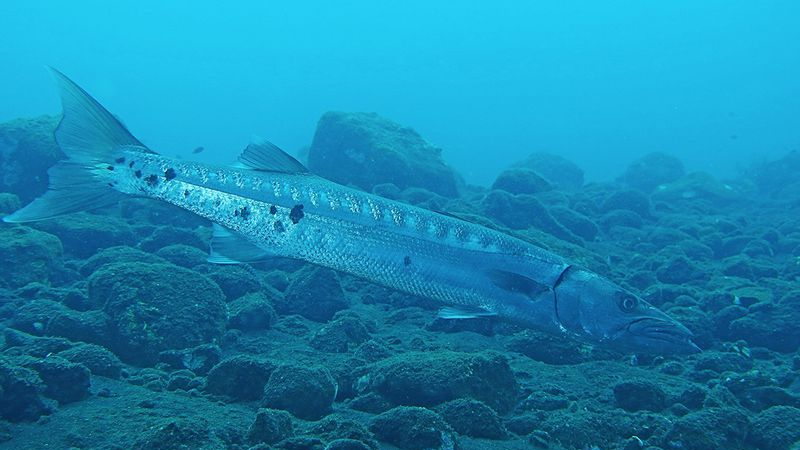
#> input picture Underwater Image/Biru/100_img_.png, 800 x 450 px
$ python -i fast_underwater_enhancer.py   (imports and definitions only)
#> lines starting #> are read from the running program, lines starting #| are printed output that depends on the picture
#> further down, picture is the input picture: shape (450, 800, 3); mean B, G, R 175.4, 134.8, 22.9
"""
FastUnderwaterEnhancer
======================
Implementasi algoritma dari paper:
  "Fast Underwater Image Enhancement for Real-Time Applications"

Pipeline terdiri dari 3 fase berurutan:
  1. Color Enhancement    CLAHE per-channel (B, G, R)
  2. Dehazing & Contrast  CLAHE pada saluran Luminance (YCbCr)
  3. White Balancing      Histogram Stretching (persentil 2-98)

Dependencies: opencv-python, numpy
"""

import cv2
import numpy as np


class FastUnderwaterEnhancer:
    """
    Enhancer citra bawah air berbasis tiga fase pemrosesan.

    """

    def __init__(
        self,
        clip_limit: float = 1.0,
        tile_grid: tuple[int, int] = (8, 8),
        low_pct: float = 2.0,
        high_pct: float = 98.0,
    ) -> None:
        self._clahe = cv2.createCLAHE(
            clipLimit=clip_limit,
            tileGridSize=tile_grid,
        )
        self._low_pct = low_pct
        self._high_pct = high_pct

    # Fase 1 - Color Enhancement
    def _color_enhancement(self, bgr: np.ndarray) -> np.ndarray:
        """
        Terapkan CLAHE secara independen pada setiap saluran warna BGR.

        """
        b, g, r = cv2.split(bgr)

        b_eq = self._clahe.apply(b)
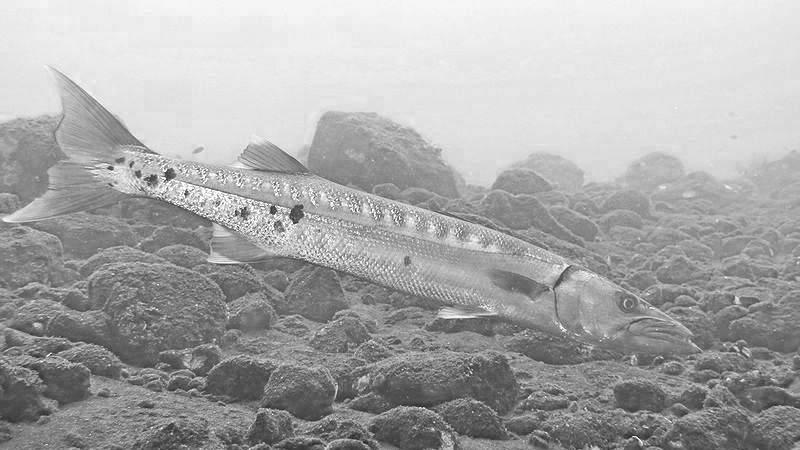
#> b_eq: shape (450, 800); min 41, max 255, mean 168.6
        g_eq = self._clahe.apply(g)
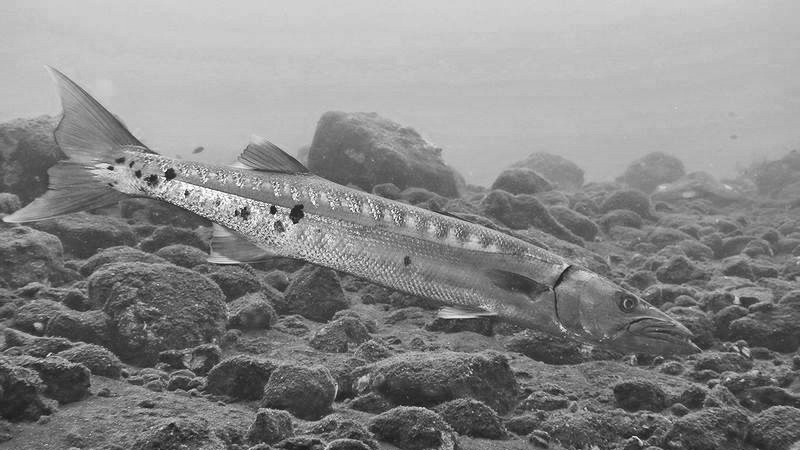
#> g_eq: shape (450, 800); min 23, max 255, mean 136
        r_eq = self._clahe.apply(r)
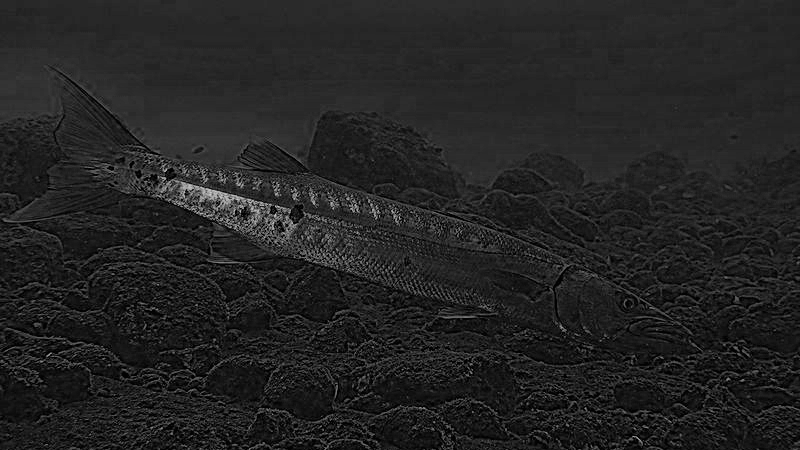
#> r_eq: shape (450, 800); min 1, max 205, mean 35.2

        return cv2.merge((b_eq, g_eq, r_eq))

    # Fase 2 - Dehazing & Contrast
    def _dehazing_contrast(self, bgr: np.ndarray) -> np.ndarray:
        """
        Perkuat kontras luminance di ruang warna YCbCr.

        """
        ycbcr = cv2.cvtColor(bgr, cv2.COLOR_BGR2YCrCb)
#> ycbcr: shape (450, 800, 3); mean of channels 0, 1, 2 109.6, 75, 161.3
        y, cr, cb = cv2.split(ycbcr)
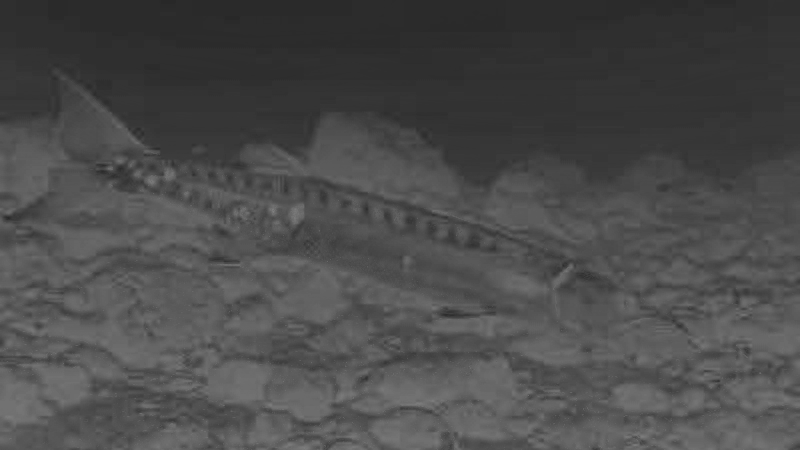
#> cr: shape (450, 800); min 40, max 128, mean 75
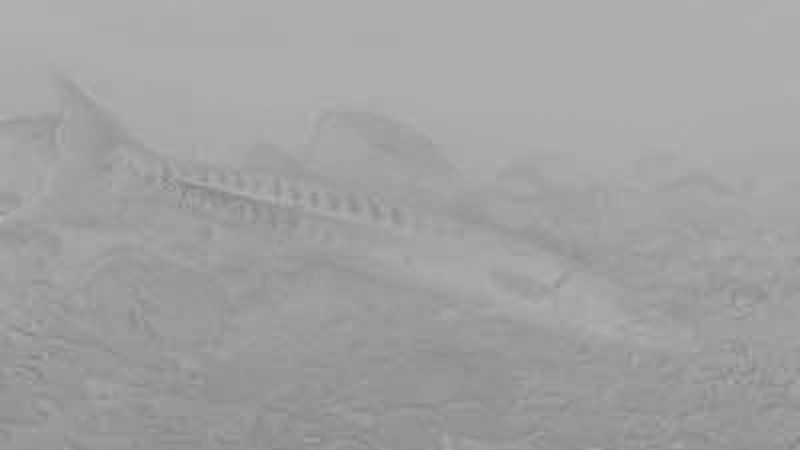
#> cb: shape (450, 800); min 125, max 183, mean 161.3

        y_eq = self._clahe.apply(y)
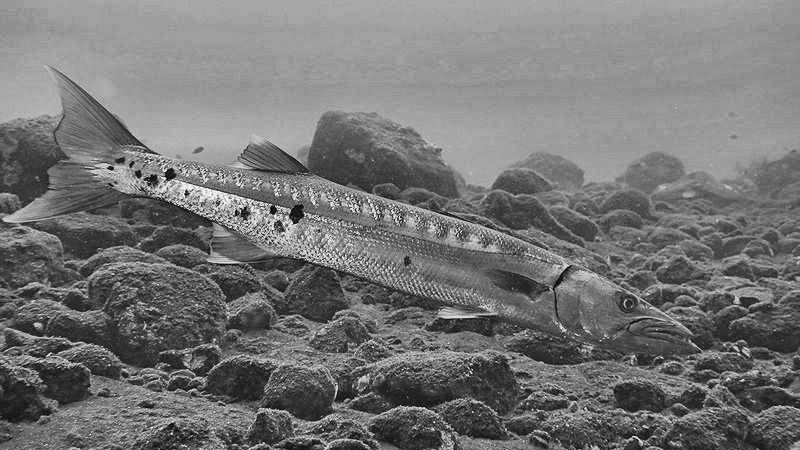
#> y_eq: shape (450, 800); min 9, max 250, mean 116.8

        ycbcr_eq = cv2.merge((y_eq, cr, cb))
#> ycbcr_eq: shape (450, 800, 3); mean of channels 0, 1, 2 116.8, 75, 161.3
        return cv2.cvtColor(ycbcr_eq, cv2.COLOR_YCrCb2BGR)
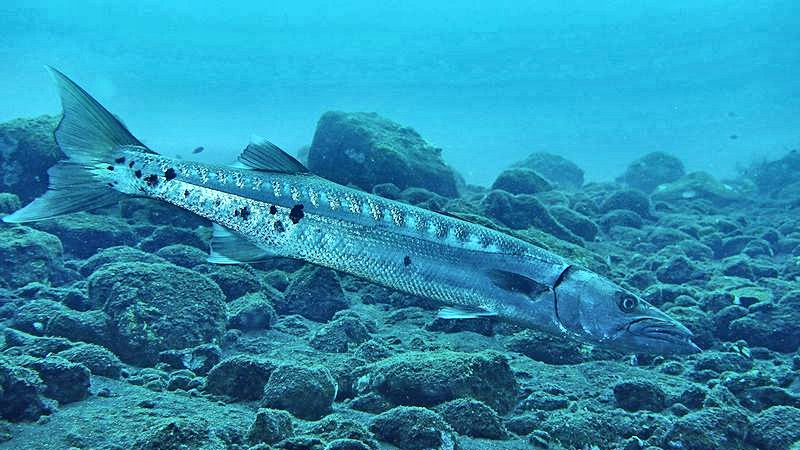
#> returned value: shape (450, 800, 3); mean B, G, R 175.9, 143.1, 42.6

    # Fase 3 - White Balancing
    def _white_balancing(self, bgr: np.ndarray) -> np.ndarray:
        """
        Histogram stretching berbasis persentil untuk white balancing.

        """
        img_f = bgr.astype(np.float32)

        p_low = np.percentile(img_f, self._low_pct)
#> p_low = 4
        p_high = np.percentile(img_f, self._high_pct)
#> p_high = 244

        # Kliping + normalisasi Min-Max
        img_clipped = np.clip(img_f, p_low, p_high)
        img_stretched = (img_clipped - p_low) / (p_high - p_low + 1e-6) * 255.0

        return img_stretched.astype(np.uint8)

    # Public API
    def enhance(self, image: np.ndarray) -> np.ndarray:
        if image is None or image.ndim != 3 or image.shape[2] != 3:
            raise ValueError(
                "Input harus berupa citra BGR 3-saluran (ndim=3, channels=3)."
            )

        stage1 = self._color_enhancement(image)
        stage2 = self._dehazing_contrast(stage1)
        stage3 = self._white_balancing(stage2)

        return stage3

>>> import cv2
>>> picture = cv2.imread('../Underwater Image/Biru/100_img_.png')
>>> result = FastUnderwaterEnhancer().enhance(picture)

$ run again, on Underwater Image/Biru/107_img_.png
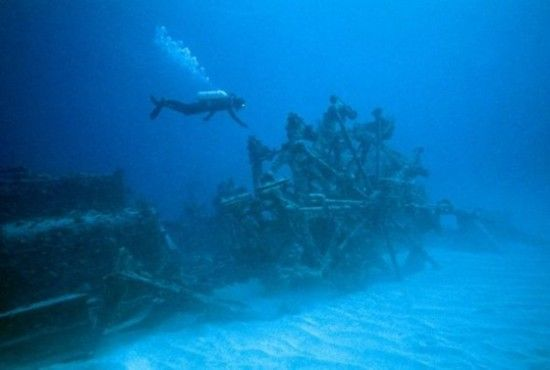
#> input picture Underwater Image/Biru/107_img_.png, 550 x 370 px
#> picture is the input picture: shape (370, 550, 3); mean B, G, R 177.4, 113.9, 4.7
#> ycbcr: shape (370, 550, 3); mean of channels 0, 1, 2 91.8, 69.8, 173
#> in _dehazing_contrast, `y_eq = self._clahe.apply(y)`:
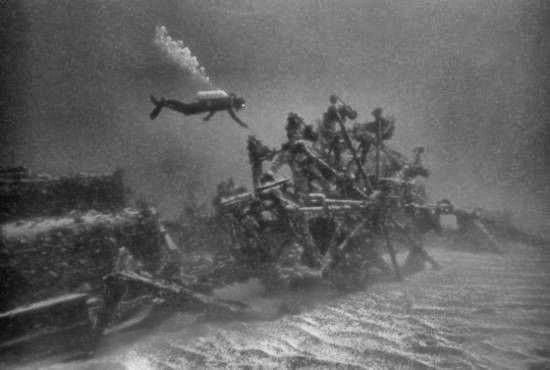
#> y_eq: shape (370, 550); min 8, max 227, mean 99.3
#> ycbcr_eq: shape (370, 550, 3); mean of channels 0, 1, 2 99.3, 69.8, 173
#> in _dehazing_contrast, `return cv2.cvtColor(ycbcr_eq, cv2.COLOR_YCrCb2BGR)`:
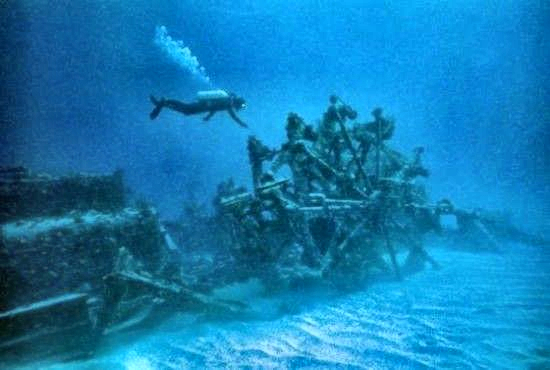
#> returned value: shape (370, 550, 3); mean B, G, R 178.9, 125.4, 17.9
#> p_low = 0
#> p_high = 249

$ run again, on Underwater Image/Biru/10_img_.png
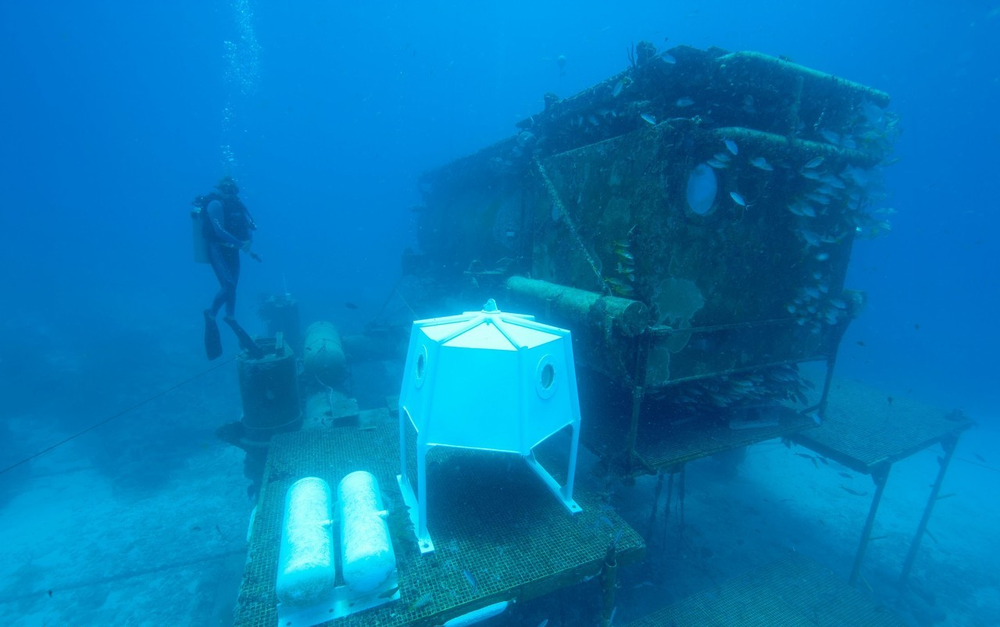
#> input picture Underwater Image/Biru/10_img_.png, 1000 x 627 px, shrunk from 1280 x 803 before the run
#> picture is the input picture: shape (627, 1000, 3); mean B, G, R 181.9, 121.8, 4.2
#> ycbcr: shape (627, 1000, 3); mean of channels 0, 1, 2 94.1, 66.6, 172.7
#> in _dehazing_contrast, `y_eq = self._clahe.apply(y)`:
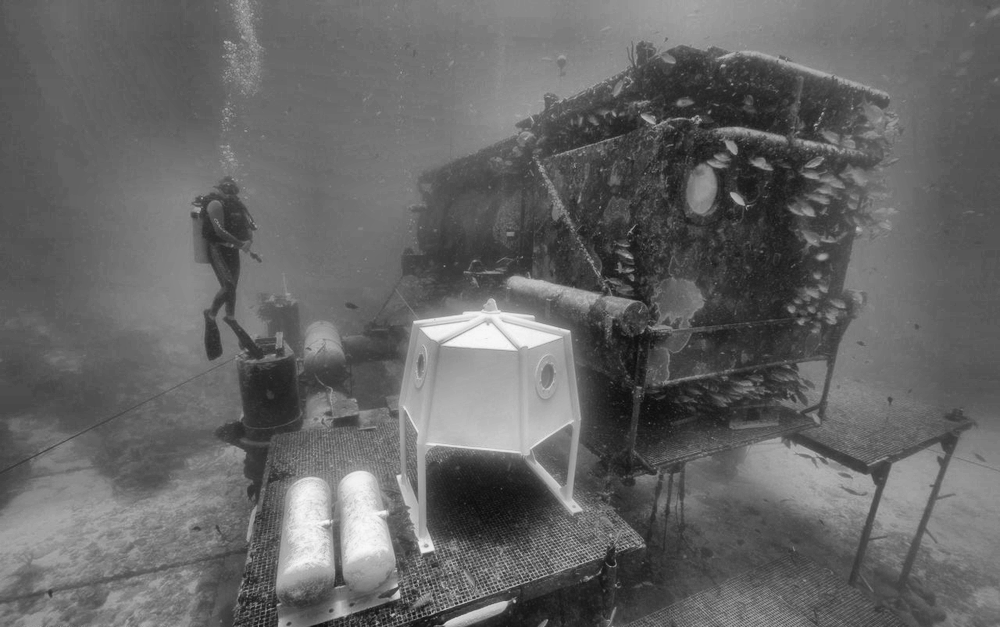
#> y_eq: shape (627, 1000); min 13, max 249, mean 101.5
#> ycbcr_eq: shape (627, 1000, 3); mean of channels 0, 1, 2 101.5, 66.6, 172.7
#> in _dehazing_contrast, `return cv2.cvtColor(ycbcr_eq, cv2.COLOR_YCrCb2BGR)`:
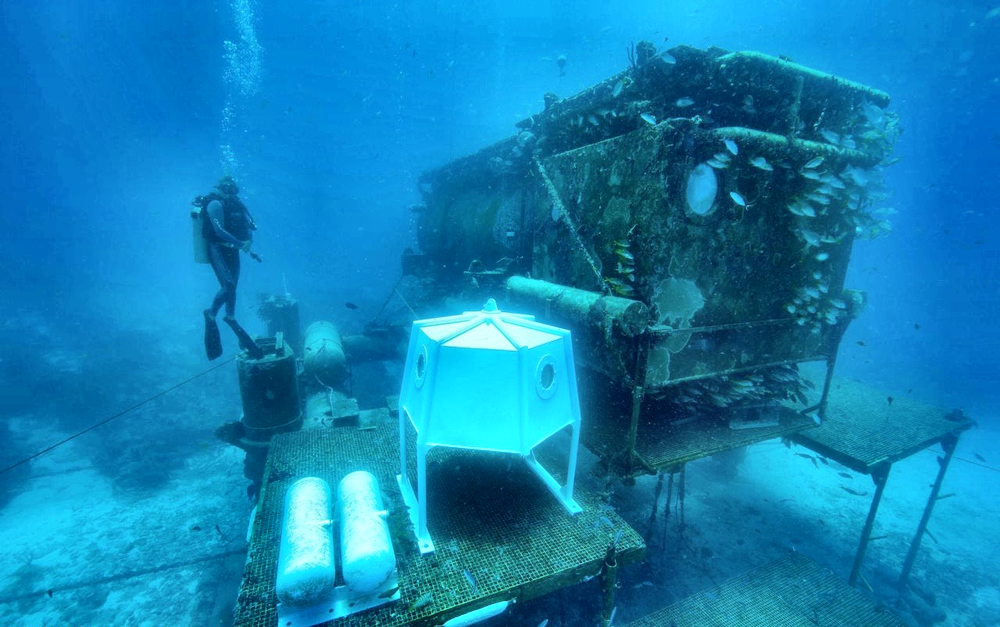
#> returned value: shape (627, 1000, 3); mean B, G, R 180.4, 129.9, 15.8
#> p_low = 0
#> p_high = 255

$ run again, on Underwater Image/Biru/139_img_.png
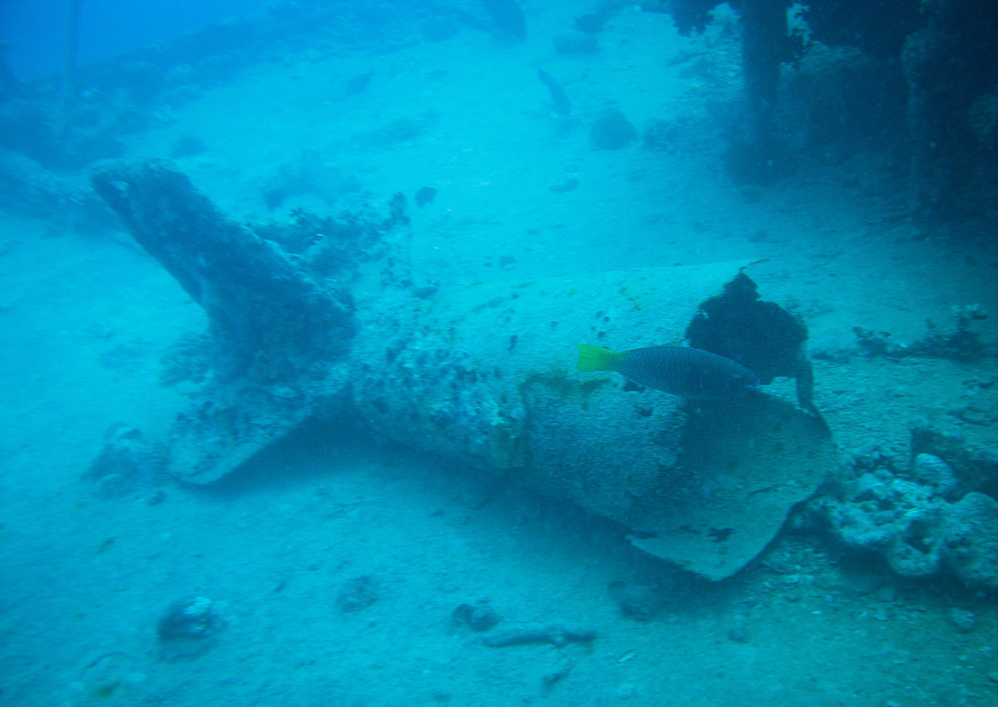
#> input picture Underwater Image/Biru/139_img_.png, 998 x 707 px, shrunk from 1200 x 850 before the run
#> picture is the input picture: shape (707, 998, 3); mean B, G, R 178.2, 141, 1.6
#> ycbcr: shape (707, 998, 3); mean of channels 0, 1, 2 104, 57.6, 166.1
#> ycbcr_eq: shape (707, 998, 3); mean of channels 0, 1, 2 113.9, 57.6, 166.1
#> in _dehazing_contrast, `return cv2.cvtColor(ycbcr_eq, cv2.COLOR_YCrCb2BGR)`:
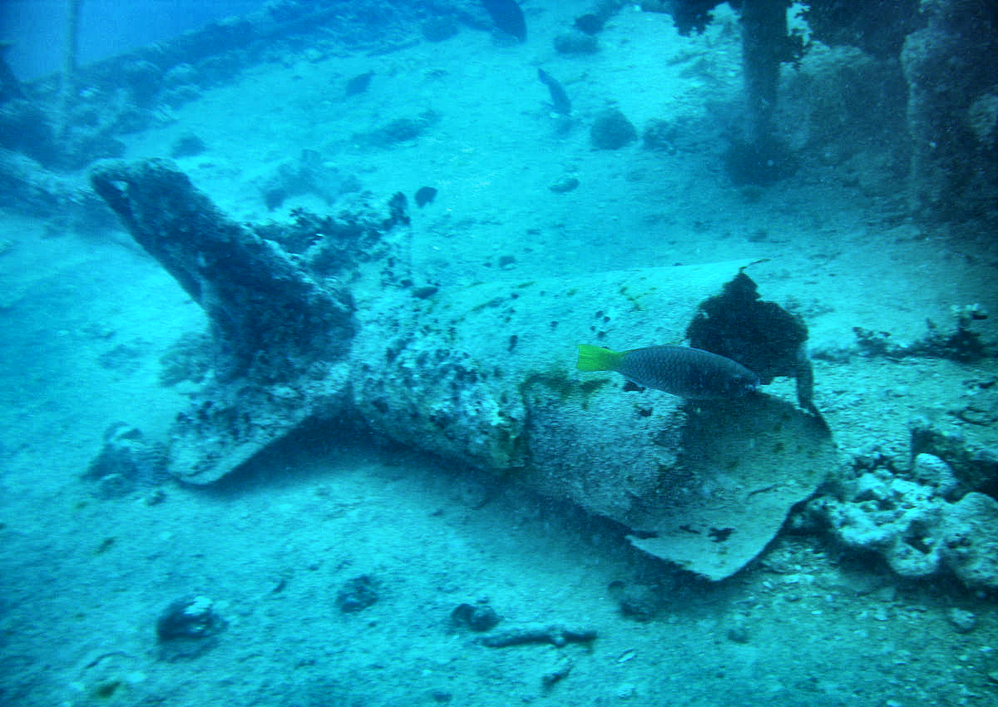
#> returned value: shape (707, 998, 3); mean B, G, R 181.4, 151, 15.7
#> p_low = 0
#> p_high = 245
